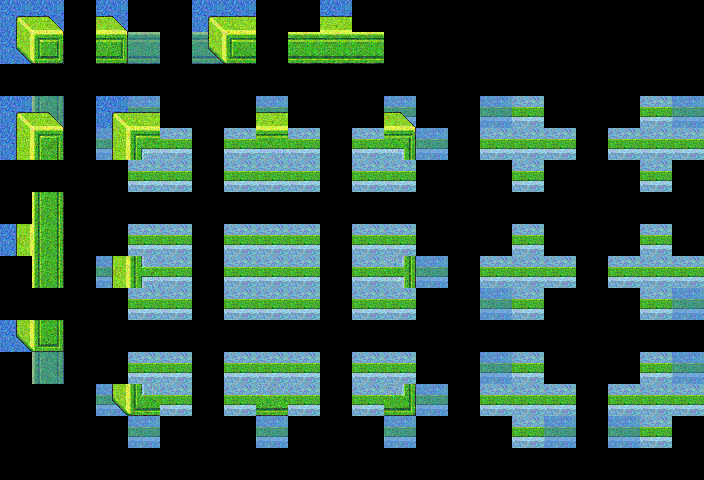

Below is a game level as drawn by its tile map, then a one-line description and the .tmx that defines it (tile-layer data replaced by summaries):
An orthogonal 22x15 tile map with 32x32 px tiles, 8 tile layers (regions_input, regions_output, input_set, inputnot_set, ...), 2 tilesets.

<map version="1.0" orientation="orthogonal" width="22" height="15" tilewidth="32" tileheight="32">
 <properties>
  <property name="AutomappingRadius" value="2" />
  <property name="DeleteTiles" value="true" />
 </properties>
 <tileset firstgid="1" name="tiles32" tilewidth="32" tileheight="32">
  <image source="../asset_dir/tiles32.png" width="256" height="256" />
 </tileset>
 <tileset firstgid="65" name="building" tilewidth="32" tileheight="32">
  <image source="../asset_dir/building.png" width="256" height="256" />
 </tileset>
 <layer name="regions_input" width="22" height="15">
  <data>[330 cells, 114 non-empty, 1 distinct tile ids]</data>
 </layer>
 <layer name="regions_output" width="22" height="15">
  <data>[330 cells, 44 non-empty, 1 distinct tile ids]</data>
 </layer>
 <layer name="input_set" width="22" height="15">
  <data>[330 cells, 90 non-empty, 4 distinct tile ids]</data>
 </layer>
 <layer name="inputnot_set" width="22" height="15" opacity="0.51">
  <data>[330 cells, 24 non-empty, 3 distinct tile ids]</data>
 </layer>
 <layer name="output_foreground" width="22" height="15">
  <data>[330 cells, 22 non-empty, 22 distinct tile ids]</data>
 </layer>
 <layer name="output_background2" width="22" height="15">
  <data>[330 cells, 14 non-empty, 6 distinct tile ids]</data>
 </layer>
 <layer name="output_background3" width="22" height="15">
  <data>[330 cells, 4 non-empty, 2 distinct tile ids]</data>
 </layer>
 <layer name="output_background4" width="22" height="15">
  <data>[330 cells, 4 non-empty, 2 distinct tile ids]</data>
 </layer>
</map>
